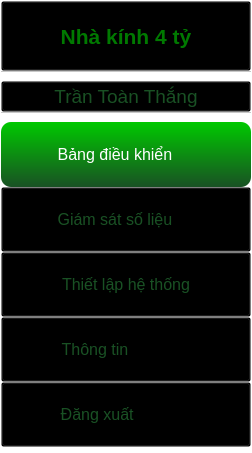
           <widget class="QFrame" name="Slide_menu">
            <property name="sizePolicy">
             <sizepolicy hsizetype="Fixed" vsizetype="Preferred">
              <horstretch>0</horstretch>
              <verstretch>0</verstretch>
             </sizepolicy>
            </property>
            <property name="minimumSize">
             <size>
              <width>0</width>
              <height>0</height>
             </size>
            </property>
            <property name="maximumSize">
             <size>
              <width>50</width>
              <height>16777215</height>
             </size>
            </property>
            <property name="styleSheet">
             <string notr="true">background-color: rgba(0, 0, 0, 0);
</string>
            </property>
            <property name="frameShape">
             <enum>QFrame::StyledPanel</enum>
            </property>
            <property name="frameShadow">
             <enum>QFrame::Raised</enum>
            </property>
            <layout class="QVBoxLayout" name="verticalLayout_3">
             <property name="spacing">
              <number>0</number>
             </property>
             <property name="leftMargin">
              <number>0</number>
             </property>
             <property name="topMargin">
              <number>0</number>
             </property>
             <property name="rightMargin">
              <number>0</number>
             </property>
             <property name="bottomMargin">
              <number>5</number>
             </property>
             <item alignment="Qt::AlignTop">
              <widget class="QPushButton" name="APP_name">
               <property name="minimumSize">
                <size>
                 <width>0</width>
                 <height>70</height>
                </size>
               </property>
               <property name="maximumSize">
                <size>
                 <width>16777215</width>
                 <height>60</height>
                </size>
               </property>
               <property name="font">
                <font>
                 <family>Segoe UI</family>
                 <pointsize>16</pointsize>
                 <weight>75</weight>
                 <bold>true</bold>
                </font>
               </property>
               <property name="styleSheet">
                <string notr="true">background-color: rgba(0, 0, 0, 0);
color: qlineargradient(spread:pad, x1:0, y1:0, x2:0, y2:1, stop:0 rgba(0, 229, 0, 255), stop:1 rgba(0, 121, 0, 255));</string>
               </property>
               <property name="text">
                <string>Nhà kính 4 tỷ</string>
               </property>
               <property name="icon">
                <iconset>
                 <normaloff>:/Icon_Green/Icon_Green/slack.svg</normaloff>:/Icon_Green/Icon_Green/slack.svg</iconset>
               </property>
               <property name="iconSize">
                <size>
                 <width>40</width>
                 <height>40</height>
                </size>
               </property>
              </widget>
             </item>
             <item>
              <widget class="QPushButton" name="Brk_line1">
               <property name="minimumSize">
                <size>
                 <width>250</width>
                 <height>0</height>
                </size>
               </property>
               <property name="maximumSize">
                <size>
                 <width>16777215</width>
                 <height>10</height>
                </size>
               </property>
               <property name="styleSheet">
                <string notr="true">background-color: rgba(0, 0, 0, 0);
border-radius: none;
border-top: 1px solid rgb(200, 200, 200);</string>
               </property>
               <property name="text">
                <string/>
               </property>
              </widget>
             </item>
             <item>
              <widget class="QPushButton" name="User_name">
               <property name="minimumSize">
                <size>
                 <width>0</width>
                 <height>0</height>
                </size>
               </property>
               <property name="maximumSize">
                <size>
                 <width>16777215</width>
                 <height>60</height>
                </size>
               </property>
               <property name="font">
                <font>
                 <family>Segoe UI</family>
                 <pointsize>14</pointsize>
                </font>
               </property>
               <property name="styleSheet">
                <string notr="true">background-color: rgba(0, 0, 0, 0);
color: qlineargradient(spread:pad, x1:0, y1:0, x2:0, y2:1, stop:0 rgba(0, 201, 0, 255), stop:1 rgba(25, 81, 36, 255));</string>
               </property>
               <property name="text">
                <string>Trần Toàn Thắng</string>
               </property>
               <property name="icon">
                <iconset>
                 <normaloff>:/Icon_Green/Icon_Green/user.svg</normaloff>:/Icon_Green/Icon_Green/user.svg</iconset>
               </property>
               <property name="iconSize">
                <size>
                 <width>40</width>
                 <height>40</height>
                </size>
               </property>
              </widget>
             </item>
             <item>
              <widget class="QPushButton" name="Brk_line2">
               <property name="maximumSize">
                <size>
                 <width>16777215</width>
                 <height>10</height>
                </size>
               </property>
               <property name="styleSheet">
                <string notr="true">background-color: rgba(0, 0, 0, 0);
border-radius: none;
border-top: 1px solid rgb(200, 200, 200);</string>
               </property>
               <property name="text">
                <string/>
               </property>
              </widget>
             </item>
             <item>
              <widget class="QPushButton" name="Control_btn">
               <property name="minimumSize">
                <size>
                 <width>0</width>
                 <height>65</height>
                </size>
               </property>
               <property name="font">
                <font>
                 <family>Segoe UI</family>
                 <pointsize>12</pointsize>
                </font>
               </property>
               <property name="styleSheet">
                <string notr="true">QPushButton#Control_btn{	
	background-color: qlineargradient(spread:pad, x1:0, y1:0, x2:0, y2:1, stop:0 rgba(0, 201, 0, 255), stop:1 rgba(25, 81, 36, 255));
	color: rgb(255, 255, 255);
	border-radius: 10px;
}
QPushButton#Control_btn:hover{	
    border: none;
	border-radius: 10px;
    padding-left: 5px;
	background-color: qlineargradient(spread:pad, x1:1, y1:1, x2:1, y2:0, stop:0 rgba(0, 85, 255, 255), stop:1 rgba(0, 192, 255, 255));
	color: rgb(255, 255, 255);
}
QPushButton#Control_btn:pressed{	
    border: none;
	border-radius: 10px;
	padding-left: -5px;
	padding-top: -2px;
	background-color: qlineargradient(spread:pad, x1:1, y1:1, x2:1, y2:0, stop:0 rgba(170, 0, 0, 255), stop:1 rgba(255, 60, 60, 255));
	color: rgb(255, 255, 255);
}
</string>
               </property>
               <property name="text">
                <string>Bảng điều khiển     </string>
               </property>
               <property name="icon">
                <iconset>
                 <normaloff>:/Icon_White/Icon_White/grid.svg</normaloff>:/Icon_White/Icon_White/grid.svg</iconset>
               </property>
               <property name="iconSize">
                <size>
                 <width>30</width>
                 <height>30</height>
                </size>
               </property>
              </widget>
             </item>
             <item>
              <widget class="QPushButton" name="Parameter_btn">
               <property name="minimumSize">
                <size>
                 <width>0</width>
                 <height>65</height>
                </size>
               </property>
               <property name="font">
                <font>
                 <family>Segoe UI</family>
                 <pointsize>12</pointsize>
                </font>
               </property>
               <property name="styleSheet">
                <string notr="true">QPushButton#Parameter_btn{	
background-color: rgba(0, 0, 0, 0);
color: qlineargradient(spread:pad, x1:0, y1:0, x2:0, y2:1, stop:0 rgba(0, 201, 0, 255), stop:1 rgba(25, 81, 36, 255));
}
QPushButton#Parameter_btn:hover{	
    border: none;
	border-radius: 10px;
	padding-left: 10px;
	background-color: qlineargradient(spread:pad, x1:1, y1:1, x2:1, y2:0, stop:0 rgba(0, 85, 255, 255), stop:1 rgba(0, 192, 255, 255));
	color: rgb(255, 255, 255);
}
QPushButton#Parameter_btn:pressed{	
    border: none;
	border-radius: 10px;
	padding-left: -2px;
	padding-top: -2px;
	background-color: qlineargradient(spread:pad, x1:1, y1:1, x2:1, y2:0, stop:0 rgba(170, 0, 0, 255), stop:1 rgba(255, 60, 60, 255));
	color: rgb(255, 255, 255);
}
</string>
               </property>
               <property name="text">
                <string>Giám sát số liệu     </string>
               </property>
               <property name="icon">
                <iconset>
                 <normaloff>:/Icon_Green/Icon_Green/bar-chart-2.svg</normaloff>:/Icon_Green/Icon_Green/bar-chart-2.svg</iconset>
               </property>
               <property name="iconSize">
                <size>
                 <width>30</width>
                 <height>30</height>
                </size>
               </property>
              </widget>
             </item>
             <item>
              <widget class="QPushButton" name="Setting_btn">
               <property name="minimumSize">
                <size>
                 <width>0</width>
                 <height>65</height>
                </size>
               </property>
               <property name="font">
                <font>
                 <family>Segoe UI</family>
                 <pointsize>12</pointsize>
                </font>
               </property>
               <property name="styleSheet">
                <string notr="true">QPushButton#Setting_btn{	
background-color: rgba(0, 0, 0, 0);
color: qlineargradient(spread:pad, x1:0, y1:0, x2:0, y2:1, stop:0 rgba(0, 201, 0, 255), stop:1 rgba(25, 81, 36, 255));
}
QPushButton#Setting_btn:hover{	
    border: none;
	border-radius: 10px;
	padding-left: 10px;
	background-color: qlineargradient(spread:pad, x1:1, y1:1, x2:1, y2:0, stop:0 rgba(0, 85, 255, 255), stop:1 rgba(0, 192, 255, 255));
	color: rgb(255, 255, 255);
}
QPushButton#Setting_btn:pressed{	
    border: none;
	border-radius: 10px;
	padding-left: -2px;
	padding-top: -2px;
	background-color: qlineargradient(spread:pad, x1:1, y1:1, x2:1, y2:0, stop:0 rgba(170, 0, 0, 255), stop:1 rgba(255, 60, 60, 255));
	color: rgb(255, 255, 255);
}
</string>
               </property>
               <property name="text">
                <string>Thiết lập hệ thống</string>
               </property>
               <property name="icon">
                <iconset>
                 <normaloff>:/Icon_Green/Icon_Green/settings.svg</normaloff>:/Icon_Green/Icon_Green/settings.svg</iconset>
               </property>
               <property name="iconSize">
                <size>
                 <width>30</width>
                 <height>30</height>
                </size>
               </property>
              </widget>
             </item>
             <item>
              <widget class="QPushButton" name="Properties_btn">
               <property name="minimumSize">
                <size>
                 <width>0</width>
                 <height>65</height>
                </size>
               </property>
               <property name="font">
                <font>
                 <family>Segoe UI</family>
                 <pointsize>12</pointsize>
                </font>
               </property>
               <property name="styleSheet">
                <string notr="true">QPushButton#Properties_btn{	
background-color: rgba(0, 0, 0, 0);
color: qlineargradient(spread:pad, x1:0, y1:0, x2:0, y2:1, stop:0 rgba(0, 201, 0, 255), stop:1 rgba(25, 81, 36, 255));
}
QPushButton#Properties_btn:hover{	
    border: none;
	border-radius: 10px;
	padding-left: 10px;
	background-color: qlineargradient(spread:pad, x1:1, y1:1, x2:1, y2:0, stop:0 rgba(0, 85, 255, 255), stop:1 rgba(0, 192, 255, 255));
	color: rgb(255, 255, 255);
}
QPushButton#Properties_btn:pressed{	
    border: none;
	border-radius: 10px;
	padding-left: -2px;
	padding-top: -2px;
	background-color: qlineargradient(spread:pad, x1:1, y1:1, x2:1, y2:0, stop:0 rgba(170, 0, 0, 255), stop:1 rgba(255, 60, 60, 255));
	color: rgb(255, 255, 255);
}
</string>
               </property>
               <property name="text">
                <string>Thông tin              </string>
               </property>
               <property name="icon">
                <iconset>
                 <normaloff>:/Icon_Green/Icon_Green/hard-drive.svg</normaloff>:/Icon_Green/Icon_Green/hard-drive.svg</iconset>
               </property>
               <property name="iconSize">
                <size>
                 <width>30</width>
                 <height>30</height>
                </size>
               </property>
              </widget>
             </item>
             <item>
              <widget class="QPushButton" name="Login_return">
               <property name="minimumSize">
                <size>
                 <width>0</width>
                 <height>65</height>
                </size>
               </property>
               <property name="font">
                <font>
                 <family>Segoe UI</family>
                 <pointsize>12</pointsize>
                </font>
               </property>
               <property name="styleSheet">
                <string notr="true">QPushButton{	
	background-color: rgba(0, 0, 0, 0);
	color: qlineargradient(spread:pad, x1:0, y1:0, x2:0, y2:1, stop:0 rgba(0, 201, 0, 255), stop:1 rgba(25, 81, 36, 255));
}
QPushButton:hover{	
    border: none;
	border-radius: 10px;
	padding-left: 10px;
	background-color: qlineargradient(spread:pad, x1:1, y1:1, x2:1, y2:0, stop:0 rgba(170, 0, 0, 255), stop:1 rgba(255, 60, 60, 255));
	color: rgb(255, 255, 255);
}
QPushButton:pressed{	
    border: none;
	border-radius: 10px;
	padding-left: -2px;
	padding-top: -2px;
	background-color: qlineargradient(spread:pad, x1:1, y1:1, x2:1, y2:0, stop:0 rgba(170, 0, 0, 255), stop:1 rgba(255, 60, 60, 255));
	color: rgb(255, 255, 255);
}
</string>
               </property>
               <property name="text">
                <string>Đăng xuất             </string>
               </property>
               <property name="icon">
                <iconset>
                 <normaloff>:/Icon_Green/Icon_Green/log-out.svg</normaloff>:/Icon_Green/Icon_Green/log-out.svg</iconset>
               </property>
               <property name="iconSize">
                <size>
                 <width>30</width>
                 <height>30</height>
                </size>
               </property>
              </widget>
             </item>
            </layout>
           </widget>
